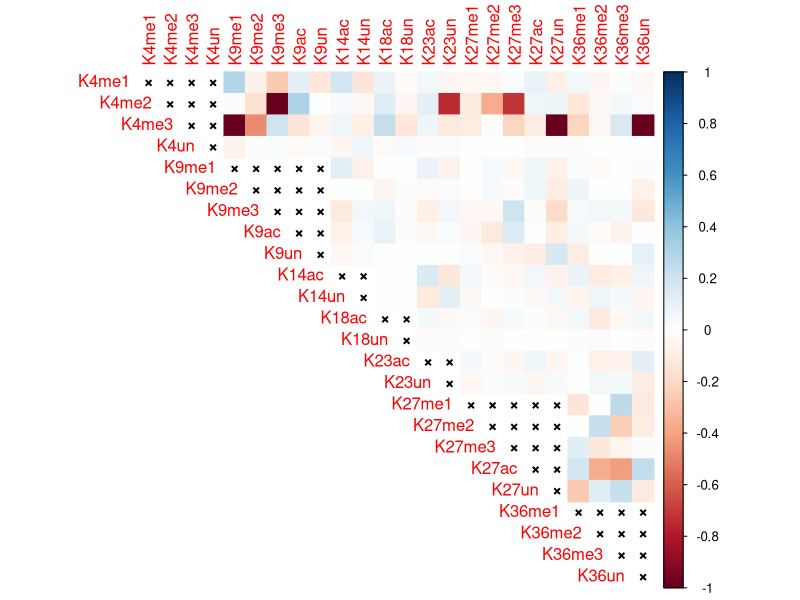
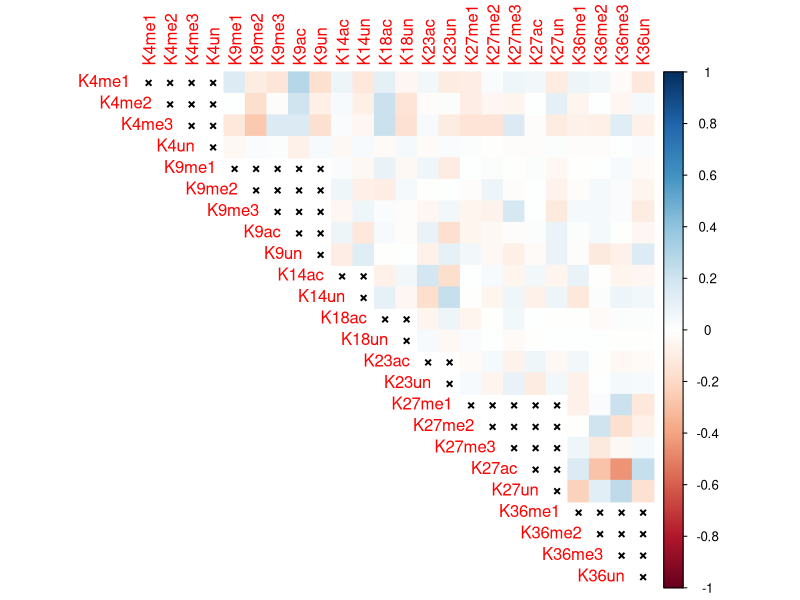
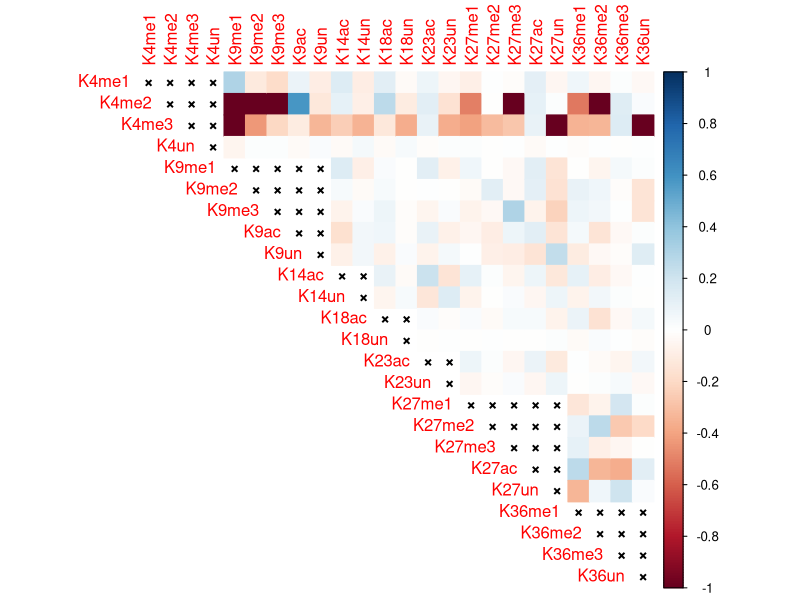
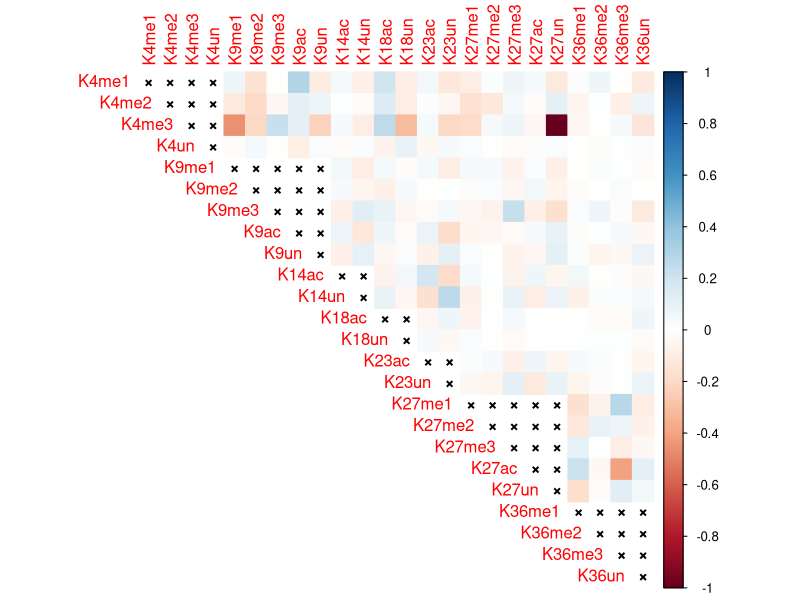
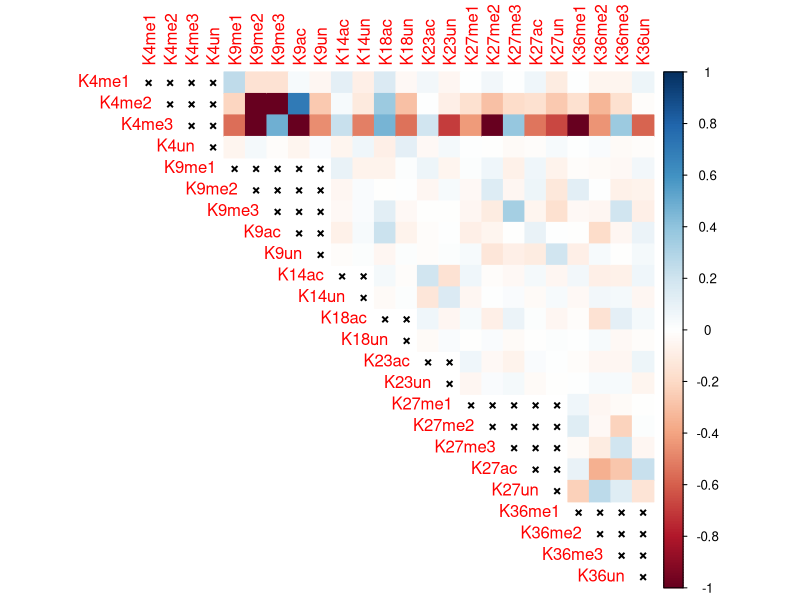
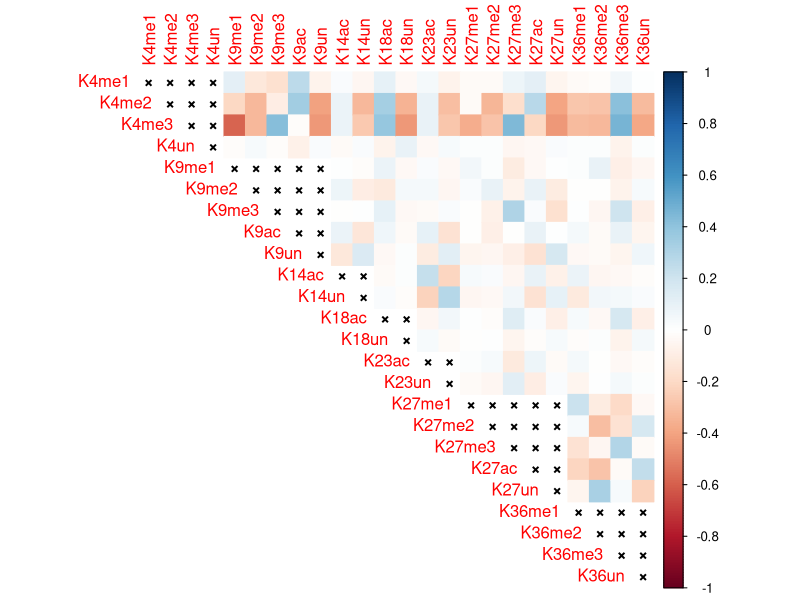

These charts were generated, in order, by the following R code:

# load packages -----------------------------------------------------------

library(readxl)
library(corrplot)
library(RColorBrewer)


# read files --------------------------------------------------------------

H31_ctrl <- read_excel("data/interplay/matrix_all.xlsx", 
                         sheet = "H31 ctrl matrix", col_names = FALSE)


H31_but <- read_excel("data/interplay/matrix_all.xlsx",
                         sheet = "H31 but matrix", col_names = FALSE)


H32_ctrl <- read_excel("data/interplay/matrix_all.xlsx", 
                       sheet = "H32 ctrl matrix", col_names = FALSE)


H32_but <- read_excel("data/interplay/matrix_all.xlsx", 
                      sheet = "H32 but matrix", col_names = FALSE)


H33_ctrl <- read_excel("data/interplay/matrix_all.xlsx", 
                       sheet = "H33 ctrl matrix", col_names = FALSE)


H33_but <- read_excel("data/interplay/matrix_all.xlsx", 
                      sheet = "H33 but matrix", col_names = FALSE)


# convert df to matrix ----------------------------------------------------

H31_ctrl <- as.matrix(H31_ctrl)
H31_but <- as.matrix(H31_but)

H32_ctrl <- as.matrix(H32_ctrl)
H32_but <- as.matrix(H32_but)

H33_ctrl <- as.matrix(H33_ctrl)
H33_but <- as.matrix(H33_but)




# vector of PTM names for row and col names -------------------------------

groupnames <- c("K4me1",
                "K4me2",
                "K4me3",
                "K4un",
                "K9me1",
                "K9me2",
                "K9me3",
                "K9ac",
                "K9un",
                "K14ac",
                "K14un",
                "K18ac",
                "K18un",
                "K23ac",
                "K23un",
                "K27me1",
                "K27me2",
                "K27me3",
                "K27ac",
                "K27un",
                "K36me1",
                "K36me2",
                "K36me3",
                "K36un"
                )



# H31 interplay plots -----------------------------------------------------

rownames(H31_ctrl) <- groupnames
colnames(H31_ctrl) <- groupnames


pdf(file = "figures/H31_ctrl_interplay.pdf")
corrplot(H31_ctrl,
         method = 'color',
         # col = brewer.pal(n = 11, name = "RdBu"),
         type = "upper",
         na.label = "×"
         )
dev.off()



rownames(H31_but) <- groupnames
colnames(H31_but) <- groupnames


pdf(file = "figures/H31_but_interplay.pdf")
corrplot(H31_but,
         method = 'color',
         # col = brewer.pal(n = 11, name = "RdBu"),
         type = "upper",
         na.label = "×"
         )
dev.off()


# H32 interplay plots -----------------------------------------------------

rownames(H32_ctrl) <- groupnames
colnames(H32_ctrl) <- groupnames


pdf(file = "figures/H32_ctrl_interplay.pdf")
corrplot(H32_ctrl,
         method = 'color',
         # col = brewer.pal(n = 11, name = "RdBu"),
         type = "upper",
         na.label = "×"
         )
dev.off()


rownames(H32_but) <- groupnames
colnames(H32_but) <- groupnames


pdf(file = "figures/H32_but_interplay.pdf")
corrplot(H32_but,
         method = 'color',
         # col = brewer.pal(n = 11, name = "RdBu"),
         type = "upper",
         na.label = "×"
         )
dev.off()


# H33 interplay plots -----------------------------------------------------

rownames(H33_ctrl) <- groupnames
colnames(H33_ctrl) <- groupnames


pdf(file = "figures/H33_ctrl_interplay.pdf")
corrplot(H33_ctrl,
         method = 'color',
         # col = brewer.pal(n = 11, name = "RdBu"),
         type = "upper",
         na.label = "×"
         )
dev.off()


rownames(H33_but) <- groupnames
colnames(H33_but) <- groupnames


pdf(file = "figures/H33_but_interplay.pdf")
corrplot(H33_but,
         method = 'color',
         # col = brewer.pal(n = 11, name = "RdBu"),
         type = "upper",
         na.label = "×"
         )
dev.off()

